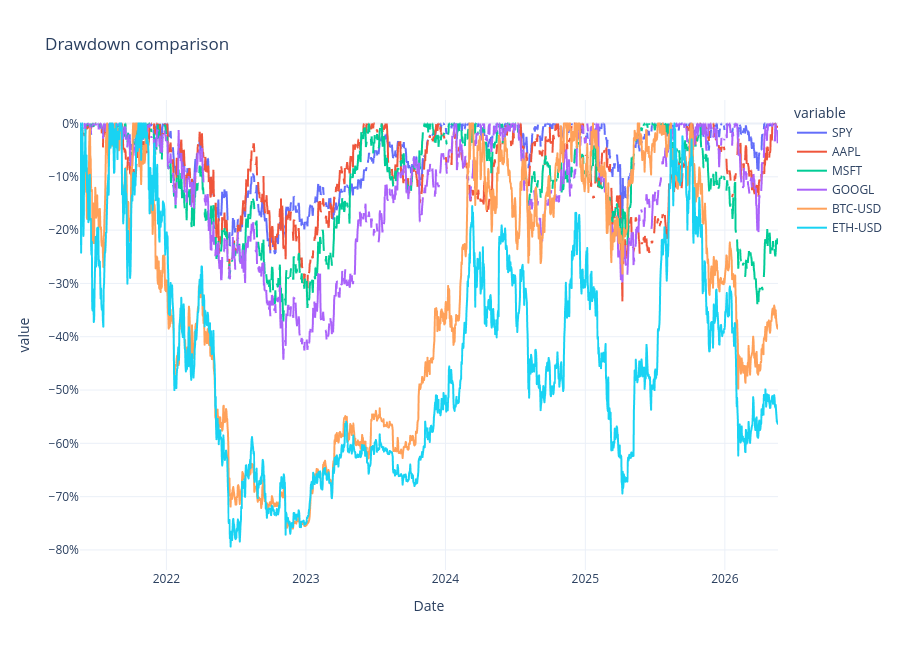

Notebook source saved alongside this figure:
### Markdown cell above
## 6. Drawdowns dos principais ativos

### Code cell
selected_assets = ['SPY', 'AAPL', 'MSFT', 'GOOGL', 'BTC-USD', 'ETH-USD']
drawdown_df = pd.DataFrame(index=price_df.index)

for ticker in selected_assets:
    if ticker in price_df.columns:
        running_max = price_df[ticker].cummax()
        drawdown_df[ticker] = price_df[ticker] / running_max - 1

fig = px.line(
    drawdown_df.reset_index(),
    x='Date',
    y=drawdown_df.columns,
    title='Drawdown comparison',
)
fig.update_layout(height=650, template='plotly_white', yaxis_tickformat='.0%')
fig.show()

### Figure 1 — Plotly figure (JSON) as saved in the notebook; plotly's stock layout.template omitted (floating-point values rounded to 4 significant figures; data arrays with more than 128 entries replaced by an {"elided": "..."} marker saying what was removed)
{"data": [{"hovertemplate": "variable=SPY<br>Date=%{x}<br>value=%{y}<extra></extra>", "legendgroup": "SPY", "line": {"color": "#636efa", "dash": "solid"}, "marker": {"symbol": "circle"}, "mode": "lines", "name": "SPY", "showlegend": true, "type": "scattergl", "x": {"elided": "1827 str values"}, "xaxis": "x", "y": {"elided": "1827 float values"}, "yaxis": "y"}, {"hovertemplate": "variable=AAPL<br>Date=%{x}<br>value=%{y}<extra></extra>", "legendgroup": "AAPL", "line": {"color": "#EF553B", "dash": "solid"}, "marker": {"symbol": "circle"}, "mode": "lines", "name": "AAPL", "showlegend": true, "type": "scattergl", "x": {"elided": "1827 str values"}, "xaxis": "x", "y": {"elided": "1827 float values"}, "yaxis": "y"}, {"hovertemplate": "variable=MSFT<br>Date=%{x}<br>value=%{y}<extra></extra>", "legendgroup": "MSFT", "line": {"color": "#00cc96", "dash": "solid"}, "marker": {"symbol": "circle"}, "mode": "lines", "name": "MSFT", "showlegend": true, "type": "scattergl", "x": {"elided": "1827 str values"}, "xaxis": "x", "y": {"elided": "1827 float values"}, "yaxis": "y"}, {"hovertemplate": "variable=GOOGL<br>Date=%{x}<br>value=%{y}<extra></extra>", "legendgroup": "GOOGL", "line": {"color": "#ab63fa", "dash": "solid"}, "marker": {"symbol": "circle"}, "mode": "lines", "name": "GOOGL", "showlegend": true, "type": "scattergl", "x": {"elided": "1827 str values"}, "xaxis": "x", "y": {"elided": "1827 float values"}, "yaxis": "y"}, {"hovertemplate": "variable=BTC-USD<br>Date=%{x}<br>value=%{y}<extra></extra>", "legendgroup": "BTC-USD", "line": {"color": "#FFA15A", "dash": "solid"}, "marker": {"symbol": "circle"}, "mode": "lines", "name": "BTC-USD", "showlegend": true, "type": "scattergl", "x": {"elided": "1827 str values"}, "xaxis": "x", "y": {"elided": "1827 float values"}, "yaxis": "y"}, {"hovertemplate": "variable=ETH-USD<br>Date=%{x}<br>value=%{y}<extra></extra>", "legendgroup": "ETH-USD", "line": {"color": "#19d3f3", "dash": "solid"}, "marker": {"symbol": "circle"}, "mode": "lines", "name": "ETH-USD", "showlegend": true, "type": "scattergl", "x": {"elided": "1827 str values"}, "xaxis": "x", "y": {"elided": "1827 float values"}, "yaxis": "y"}], "layout": {"height": 650, "legend": {"title": {"text": "variable"}, "tracegroupgap": 0}, "title": {"text": "Drawdown comparison"}, "xaxis": {"anchor": "y", "domain": [0, 1], "title": {"text": "Date"}}, "yaxis": {"anchor": "x", "domain": [0, 1], "tickformat": ".0%", "title": {"text": "value"}}}}
